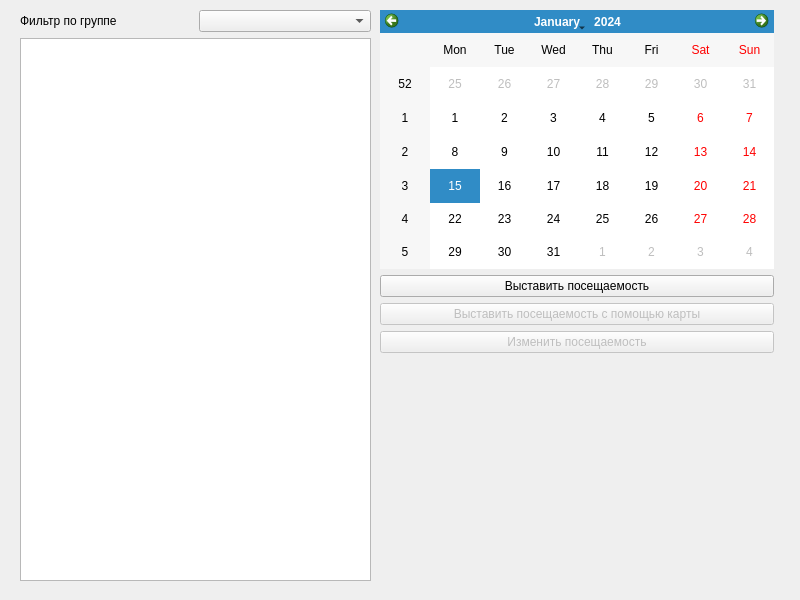
<?xml version="1.0" encoding="UTF-8"?>
<ui version="4.0">
 <class>Form</class>
 <widget class="QWidget" name="Form">
  <property name="geometry">
   <rect>
    <x>0</x>
    <y>0</y>
    <width>800</width>
    <height>600</height>
   </rect>
  </property>
  <property name="windowTitle">
   <string>Посещаемость</string>
  </property>
  <widget class="QWidget" name="">
   <property name="geometry">
    <rect>
     <x>20</x>
     <y>10</y>
     <width>351</width>
     <height>571</height>
    </rect>
   </property>
   <layout class="QVBoxLayout" name="verticalLayout">
    <item>
     <layout class="QHBoxLayout" name="horizontalLayout">
      <item>
       <widget class="QLabel" name="label_2">
        <property name="text">
         <string>Фильтр по группе</string>
        </property>
       </widget>
      </item>
      <item>
       <widget class="QComboBox" name="group_edit"/>
      </item>
     </layout>
    </item>
    <item>
     <widget class="QTableWidget" name="tableWidget"/>
    </item>
   </layout>
  </widget>
  <widget class="QWidget" name="">
   <property name="geometry">
    <rect>
     <x>380</x>
     <y>10</y>
     <width>394</width>
     <height>343</height>
    </rect>
   </property>
   <layout class="QVBoxLayout" name="verticalLayout_2">
    <item>
     <widget class="QCalendarWidget" name="calendarWidget"/>
    </item>
    <item>
     <widget class="QPushButton" name="add_attendance">
      <property name="text">
       <string>Выставить посещаемость</string>
      </property>
     </widget>
    </item>
    <item>
     <widget class="QPushButton" name="pushButton">
      <property name="enabled">
       <bool>false</bool>
      </property>
      <property name="text">
       <string>Выставить посещаемость с помощью карты</string>
      </property>
     </widget>
    </item>
    <item>
     <widget class="QPushButton" name="edit_attendance">
      <property name="enabled">
       <bool>false</bool>
      </property>
      <property name="text">
       <string>Изменить посещаемость</string>
      </property>
     </widget>
    </item>
   </layout>
  </widget>
 </widget>
 <resources/>
 <connections/>
</ui>
